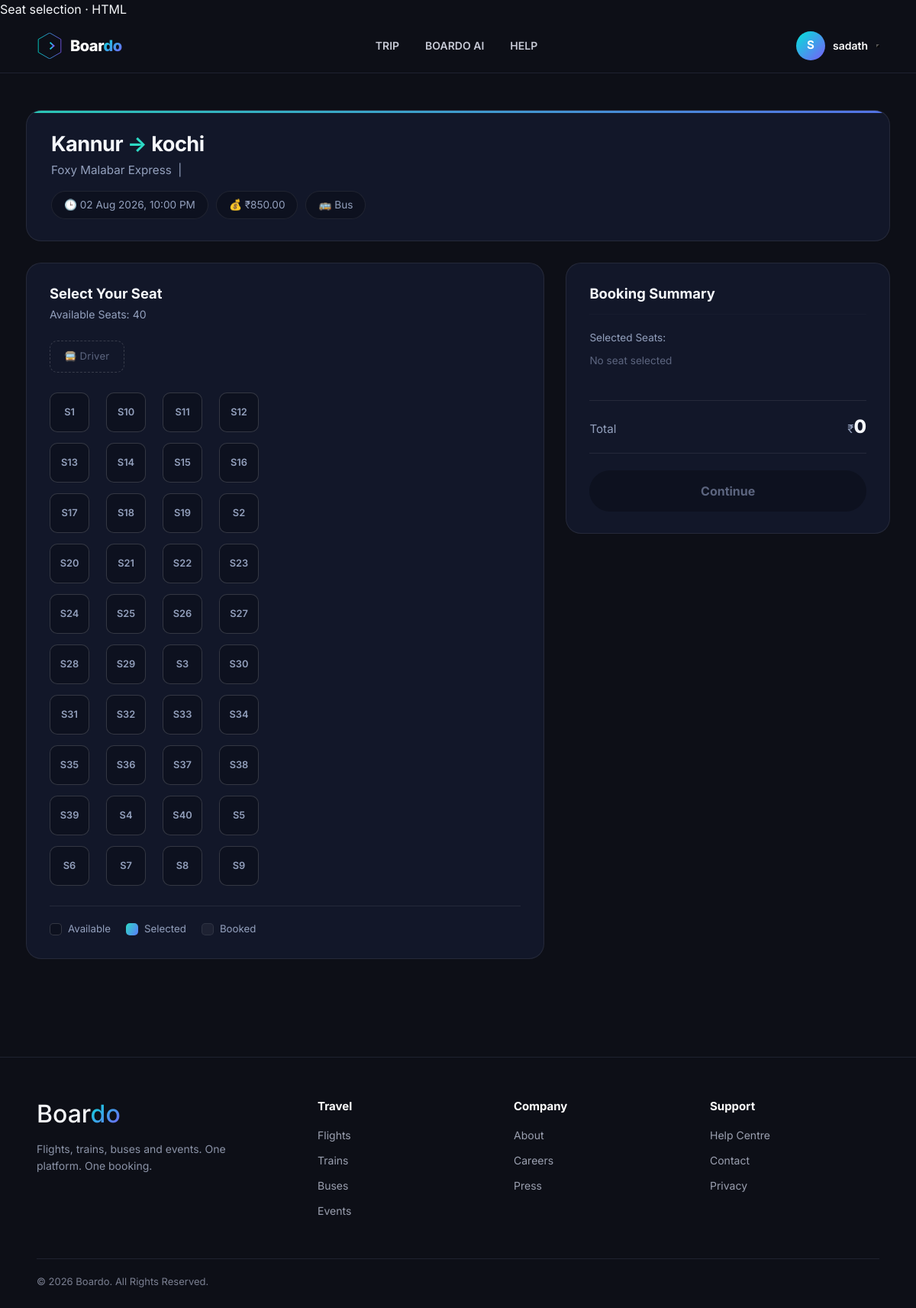
The app's page /booking/seat_selection/2/ (signed in) with its own data.
### booking/models.py (models this page shows, shortened)
class Trip(models.Model):
    STATUS_CHOICES = [
        ("scheduled", "Scheduled"),
        ("boarding", "Boarding"),
        ("departed", "Departed"),
        ("completed", "Completed"),
        ("cancelled", "Cancelled"),
    ]
    vehicle = models.ForeignKey(Vehicle,on_delete=models.CASCADE,related_name="trips")
    source = models.CharField(max_length=100)
    destination = models.CharField(max_length=100)
    departure_time = models.DateTimeField()
    arrival_time = models.DateTimeField()
    duration = models.PositiveIntegerField(help_text="Duration in minutes")
    fare = models.DecimalField(max_digits=10,decimal_places=2)
    available_seats = models.PositiveIntegerField()
    status = models.CharField(max_length=20,choices=STATUS_CHOICES,default="scheduled")
    created_at = models.DateTimeField(auto_now_add=True)
    updated_at = models.DateTimeField(auto_now=True)
    class Meta:
        ordering = ["departure_time"]

class Vehicle(models.Model):
    CATEGORY_CHOICES = [
        ("flight", "Flight"),
        ("train", "Train"),
        ("bus", "Bus"),
        ("event", "Event"),
    ]
    agency = models.ForeignKey(Profile,on_delete=models.CASCADE,related_name="vehicles",)
    category = models.CharField(max_length=20,choices=CATEGORY_CHOICES,)
    name = models.CharField(max_length=100)
    type = models.CharField(max_length=100)
    model = models.CharField(max_length=100)
    vehicle_number = models.CharField(max_length=50,unique=True,)
    logo = models.ImageField(upload_to="vehicle_logos/",blank=True,null=True,)
    total_seats = models.PositiveIntegerField()
    created_at = models.DateTimeField(auto_now_add=True)
    updated_at = models.DateTimeField(auto_now=True)
    class Meta:
        ordering = ["type", "name"]

class Seat(models.Model):
    POSITION_CHOICES = [
        ("window", "Window"),
        ("middle", "Middle"),
        ("aisle", "Aisle"),
    ]
    DECK_CHOICES = [
        ("lower", "Lower"),
        ("upper", "Upper"),
    ]
    trip = models.ForeignKey(Trip,on_delete=models.CASCADE,related_name="seats")
    seat_number = models.CharField(max_length=10)
    position = models.CharField(max_length=20,choices=POSITION_CHOICES,default="window")
    deck = models.CharField(max_length=20,choices=DECK_CHOICES,default="lower")
    class Meta:
        ordering = ["seat_number"]
        constraints = [
            models.UniqueConstraint(
                fields=["trip", "seat_number"],
                name="unique_trip_seat_number",
            )
        ]

### booking/views.py (the view)
# urls.py: path("seat_selection/<int:trip_id>/",seat_selection,name="seat_selection"),
@login_required
def seat_selection(request, trip_id):
    trip = get_object_or_404(
        Trip.objects.select_related("vehicle"),
        id=trip_id,
    )
    seats = Seat.objects.filter(trip=trip
    ).order_by("seat_number")
    booked_seat_ids = set(BookingSeat.objects.filter(trip=trip).values_list("seat_id",flat=True,))
    return render(request,"seat_selection.html",
        {
            "trip": trip,
            "seats": seats,
            "booked_seat_ids": booked_seat_ids,
        },
    )

### templates/seat_selection.html (shortened to what this page needs)
{% extends 'base.html' %}
{% load static %}
{% block content %}
<link rel="stylesheet" href="{% static 'css/seat_selection.css' %}">
<div class="container py-5">
    <div class="trip-card">
        <div class="trip-header">
            <h2>{{ trip.source }} <span class="arrow">→</span> {{ trip.destination }}</h2>
            <p class="vehicle-name">{{ trip.vehicle.name }} &nbsp;|&nbsp; {{ trip.vehicle.company }}</p>
            <div class="trip-info">
                <span>🕒 {{ trip.departure_time|date:"d M Y, h:i A" }}</span>
                <span>💰 ₹{{ trip.fare }}</span>
                <span>🚌 {{ trip.vehicle.category|title }}</span>
            </div>
        </div>
    </div>
    <div class="seat-page">
        <div class="seat-box">
            <h3>Select Your Seat</h3>
            <p>Available Seats: {{ seats|length }}</p>
            <div class="driver">🚍 Driver</div>
            <div class="seat-container">
                {% for seat in seats %}
                    {% if seat.id in booked_seats %}
                        <button class="seat booked" disabled>{{ seat.seat_number }}</button>
                    {% else %}
                        <button
                            type="button"
                            class="seat available"
                            data-id="{{ seat.id }}"
                            data-number="{{ seat.seat_number }}"
                            data-price="{{ trip.fare }}">
                            {{ seat.seat_number }}
                        </button>
                    {% endif %}
                {% empty %}
                    <p>No seats found</p>
                {% endfor %}
            </div>
            <div class="legend">
                <div><span class="box available-box"></span> Available</div>
                <div><span class="box selected-box"></span> Selected</div>
                <div><span class="box booked-box"></span> Booked</div>
            </div>
        </div>
        <div class="summary-box">
            <h3>Booking Summary</h3>
            <hr>
            <p>Selected Seats:</p>
            <div id="selectedSeats" class="selected-list">No seat selected</div>
            <div class="total">
                <span>Total</span>
                <span>₹<span id="totalPrice">0</span></span>
            </div>
             <form
    method="GET"
    action="{% url 'traveller_selection' trip.id %}"
>
    <button
        class="continue-btn"
    >
        Continue
    </button>
</form>
        </div>
    </div>
</div>
{% endblock %}

### templates/base.html (shortened to what this page needs)
{% load static %}
<!DOCTYPE html>
<html lang="en">
<head>
    <link href="https://cdn.jsdelivr.net/npm/bootstrap@5.3.3/dist/css/bootstrap.min.css" rel="stylesheet">
    <link rel="stylesheet" href="{% static 'css/base.css' %}">
</head>
<body>
    <header class="navbar">
        <a href="{% url 'home' %}" class="logo">
            <span class="logo-text">Boar<span class="logo-o">do</span></span>
        </a>
        <nav class="nav-links" id="navLinks">
            <a href="{% url 'search_trip' %}?category=flight">TRIP</a>
            <a href="{% url 'chatai' %}?category=event">BOARDO AI</a>
            <a href="{% url 'help' %}">HELP</a>
        </nav>
        <div class="nav-actions">
            {% if request.user.is_authenticated %}
                <a href="{% url 'profile' %}" class="profile-link">
                    {% if request.user.profile.image %}
                        <img src="{{ request.user.profile.image.url }}" class="profile-image" alt="{{ request.user.username }}'s profile picture">
                    {% else %}
                        <div class="profile-avatar">{{ request.user.username|first|upper }}</div>
                    {% endif %}
                    <span class="profile-username">{{ request.user.username }}</span>
                </a>
            {% else %}
                <button class="btn btn-outline" onclick="openLoginModal('')">Login</button>
                <a href="{% url 'regpage' %}" class="btn btn-primary">Sign Up</a>
            {% endif %}
        </div>
        <button
            class="nav-toggle"
            id="navToggle"
            aria-label="Toggle navigation menu"
            aria-expanded="false"
            aria-controls="navLinks"
            onclick="toggleNav()">
        </button>
    </header>
    <main>
        {% block content %}{% endblock %}
    </main>
    <footer class="footer">
        <div class="footer-top">
            <div class="footer-brand">
                <h2>Boar<span class="logo-o">do</span></h2>
                <p>Flights, trains, buses and events. One platform. One booking.</p>
            </div>
            <div class="footer-col">
                <h5>Travel</h5>
                <a href="#">Flights</a>
                <a href="#">Trains</a>
                <a href="#">Buses</a>
                <a href="#">Events</a>
            </div>
            <div class="footer-col">
                <h5>Company</h5>
                <a href="#">About</a>
                <a href="#">Careers</a>
                <a href="#">Press</a>
            </div>
            <div class="footer-col">
                <h5>Support</h5>
                <a href="#">Help Centre</a>
                <a href="#">Contact</a>
                <a href="#">Privacy</a>
            </div>
        </div>
        <div class="footer-bottom">
            © 2026 Boardo. All Rights Reserved.
        </div>
    </footer>
</body>
</html>

### static/css/base.css (style rules this page uses)
* { margin: 0; padding: 0; box-sizing: border-box; }
:root { --bg: #0D0F17; --card: #141926; --card-soft: #10141F; --border: #262C3D; --primary: #00E5D8; --secondary: #7B5CFA; --text: #F5F7FA; --text-light: #C7CAD6; --text-muted: #8B93A7; --danger: #EF5B6E; }
html, body { min-height: 100%; }
body { min-height: 100vh; background: var(--bg) !important; color: var(--text) !important; font-family: "Inter", "Segoe UI", Arial, sans-serif; }
h1, h2, h3, h4, h5, h6, p, span, label, strong { color: inherit; }
.navbar { position: sticky; top: 0; z-index: 1000; width: 100%; height: 72px; display: flex; align-items: center; justify-content: space-between; padding: 0 48px; background: #0D0F17 !important; border-bottom: 1px solid #1E2230; color: white; }
.logo { display: flex; align-items: center; gap: 10px; min-width: 180px; color: white !important; text-decoration: none !important; }
.logo svg { flex-shrink: 0; }
.logo-text { color: white !important; font-size: 20px; font-weight: 800; letter-spacing: -0.5px; }
.logo-o { background: linear-gradient( 135deg, var(--primary), var(--secondary) ); -webkit-background-clip: text; background-clip: text; color: transparent !important; }
.nav-links { flex: 1; display: flex; align-items: center; justify-content: center; gap: 34px; }
.nav-links a { position: relative; padding: 8px 0; color: var(--text-light) !important; text-decoration: none !important; font-size: 14px; font-weight: 600; transition: 0.25s ease; }
.nav-links a::after { content: ""; position: absolute; left: 50%; bottom: -5px; width: 0; height: 2px; transform: translateX(-50%); background: linear-gradient( 90deg, var(--primary), var(--secondary) ); transition: 0.25s ease; }
.nav-actions { min-width: 180px; display: flex; align-items: center; justify-content: flex-end; gap: 12px; }
.profile-link { display: flex; align-items: center; gap: 10px; padding: 5px 10px; border: 1px solid transparent; border-radius: 30px; color: white !important; text-decoration: none !important; transition: 0.25s ease; }
.profile-avatar { width: 38px; height: 38px; display: flex; align-items: center; justify-content: center; border-radius: 50%; background: linear-gradient( 135deg, var(--primary), var(--secondary) ); color: white !important; font-size: 15px; font-weight: 700; }
.profile-username { color: white !important; font-size: 14px; font-weight: 600; }
main, .content, .page-content { background: var(--bg); color: var(--text); }
.footer { margin-top: 80px; padding: 55px 48px 25px; background: #0D0F17 !important; border-top: 1px solid #1E2230; color: var(--text); }
.footer-top { display: grid; grid-template-columns: 1.5fr 1fr 1fr 1fr; gap: 35px; }
.footer-brand p { max-width: 280px; margin-top: 16px; color: var(--text-muted) !important; line-height: 1.6; font-size: 14px; }
.footer-col h5 { margin-bottom: 18px; color: white !important; font-size: 15px; font-weight: 700; }
.footer-col a { display: block; margin-bottom: 12px; color: #9BA0B0 !important; text-decoration: none; font-size: 14px; transition: 0.2s ease; }
.footer-bottom { display: flex; align-items: center; justify-content: space-between; margin-top: 40px; padding-top: 20px; border-top: 1px solid #1E2230; color: #7A7F91 !important; font-size: 13px; }

### records on screen
Trip: source "Kannur", destination "kochi", vehicle.name "Foxy Malabar Express", departure_time "02 Aug 2026, 10:00 PM", fare "850.00", vehicle.category "Bus"
Seat: seat_number "S1"
Seat: seat_number "S10"
Seat: seat_number "S11"
Seat: seat_number "S12"
Seat: seat_number "S13"
Seat: seat_number "S14"
Seat: seat_number "S15"
Seat: seat_number "S16"
Seat: seat_number "S17"
Seat: seat_number "S18"
Seat: seat_number "S19"
Seat: seat_number "S2"
Seat: seat_number "S20"
Seat: seat_number "S21"
Seat: seat_number "S22"
Seat: seat_number "S23"
Seat: seat_number "S24"
Seat: seat_number "S25"
Seat: seat_number "S26"
Seat: seat_number "S27"
Seat: seat_number "S28"
Seat: seat_number "S29"
Seat: seat_number "S3"
Seat: seat_number "S30"
Seat: seat_number "S31"
Seat: seat_number "S32"
Seat: seat_number "S33"
Seat: seat_number "S34"
Seat: seat_number "S35"
Seat: seat_number "S36"
Seat: seat_number "S37"
Seat: seat_number "S38"
Seat: seat_number "S39"
Seat: seat_number "S4"
Seat: seat_number "S40"
Seat: seat_number "S5"
Seat: seat_number "S6"
Seat: seat_number "S7"
Seat: seat_number "S8"
Seat: seat_number "S9"

### other values on screen
{{ request.user.username|first|upper }} "S"
{{ request.user.username }} "sadath"
{{ seats|length }} "40"
